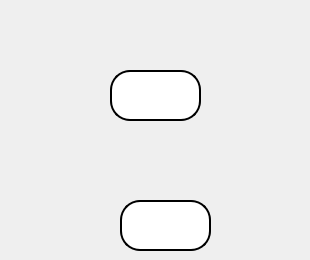
    <widget class="QWidget" name="tab_47">
     <attribute name="title">
      <string>Tab 2</string>
     </attribute>
     <widget class="QLineEdit" name="lineEdit_80">
      <property name="geometry">
       <rect>
        <x>110</x>
        <y>70</y>
        <width>91</width>
        <height>51</height>
       </rect>
      </property>
      <property name="styleSheet">
       <string notr="true">font:20pt &quot;Ubuntu&quot;;
background-color: rgb(255,255,255);
border-radius:20px;
border:2px solid black;</string>
      </property>
      <property name="alignment">
       <set>Qt::AlignCenter</set>
      </property>
     </widget>
     <widget class="QPushButton" name="pushButton_52">
      <property name="geometry">
       <rect>
        <x>10</x>
        <y>60</y>
        <width>71</width>
        <height>61</height>
       </rect>
      </property>
      <property name="styleSheet">
       <string notr="true">image: url(:/images/up2.png);
background-color:transparent;
border:none;</string>
      </property>
      <property name="text">
       <string/>
      </property>
     </widget>
     <widget class="QPushButton" name="pushButton_53">
      <property name="geometry">
       <rect>
        <x>230</x>
        <y>60</y>
        <width>71</width>
        <height>61</height>
       </rect>
      </property>
      <property name="styleSheet">
       <string notr="true">image: url(:/images/d2.png);
background-color:transparent;
border:none;</string>
      </property>
      <property name="text">
       <string/>
      </property>
     </widget>
     <widget class="QLineEdit" name="lineEdit_81">
      <property name="geometry">
       <rect>
        <x>120</x>
        <y>200</y>
        <width>91</width>
        <height>51</height>
       </rect>
      </property>
      <property name="styleSheet">
       <string notr="true">font:20pt &quot;Ubuntu&quot;;
background-color: rgb(255,255,255);
border-radius:20px;
border:2px solid black;</string>
      </property>
      <property name="alignment">
       <set>Qt::AlignCenter</set>
      </property>
     </widget>
     <widget class="QPushButton" name="pushButton_54">
      <property name="geometry">
       <rect>
        <x>10</x>
        <y>190</y>
        <width>71</width>
        <height>61</height>
       </rect>
      </property>
      <property name="styleSheet">
       <string notr="true">image: url(:/images/up2.png);
background-color:transparent;
border:none;</string>
      </property>
      <property name="text">
       <string/>
      </property>
     </widget>
     <widget class="QPushButton" name="pushButton_55">
      <property name="geometry">
       <rect>
        <x>230</x>
        <y>190</y>
        <width>71</width>
        <height>61</height>
       </rect>
      </property>
      <property name="styleSheet">
       <string notr="true">image: url(:/images/d2.png);
background-color:transparent;
border:none;</string>
      </property>
      <property name="text">
       <string/>
      </property>
     </widget>
    </widget>
